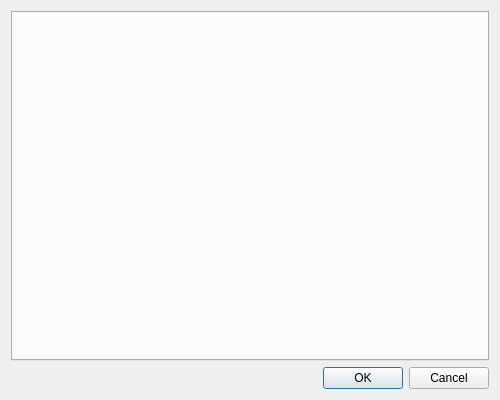
<?xml version="1.0" encoding="UTF-8"?>
<ui version="4.0">
 <class>RemoteControl</class>
 <widget class="QDialog" name="RemoteControl">
  <property name="geometry">
   <rect>
    <x>0</x>
    <y>0</y>
    <width>500</width>
    <height>400</height>
   </rect>
  </property>
  <property name="sizePolicy">
   <sizepolicy hsizetype="Fixed" vsizetype="Fixed">
    <horstretch>0</horstretch>
    <verstretch>0</verstretch>
   </sizepolicy>
  </property>
  <property name="minimumSize">
   <size>
    <width>500</width>
    <height>400</height>
   </size>
  </property>
  <property name="maximumSize">
   <size>
    <width>500</width>
    <height>400</height>
   </size>
  </property>
  <property name="windowTitle">
   <string>Remote Control</string>
  </property>
  <property name="windowIcon">
   <iconset resource="resources.qrc">
    <normaloff>:/assets/images/app-actions/remote.png</normaloff>:/assets/images/app-actions/remote.png</iconset>
  </property>
  <layout class="QVBoxLayout" name="verticalLayout">
   <item>
    <widget class="QTabWidget" name="tabGrpClients"/>
   </item>
   <item>
    <widget class="QDialogButtonBox" name="buttonBox">
     <property name="orientation">
      <enum>Qt::Horizontal</enum>
     </property>
     <property name="standardButtons">
      <set>QDialogButtonBox::Cancel|QDialogButtonBox::Ok</set>
     </property>
    </widget>
   </item>
  </layout>
 </widget>
 <resources>
  <include location="resources.qrc"/>
 </resources>
 <connections>
  <connection>
   <sender>buttonBox</sender>
   <signal>accepted()</signal>
   <receiver>RemoteControl</receiver>
   <slot>accept()</slot>
   <hints>
    <hint type="sourcelabel">
     <x>248</x>
     <y>254</y>
    </hint>
    <hint type="destinationlabel">
     <x>157</x>
     <y>274</y>
    </hint>
   </hints>
  </connection>
  <connection>
   <sender>buttonBox</sender>
   <signal>rejected()</signal>
   <receiver>RemoteControl</receiver>
   <slot>reject()</slot>
   <hints>
    <hint type="sourcelabel">
     <x>316</x>
     <y>260</y>
    </hint>
    <hint type="destinationlabel">
     <x>286</x>
     <y>274</y>
    </hint>
   </hints>
  </connection>
 </connections>
</ui>
